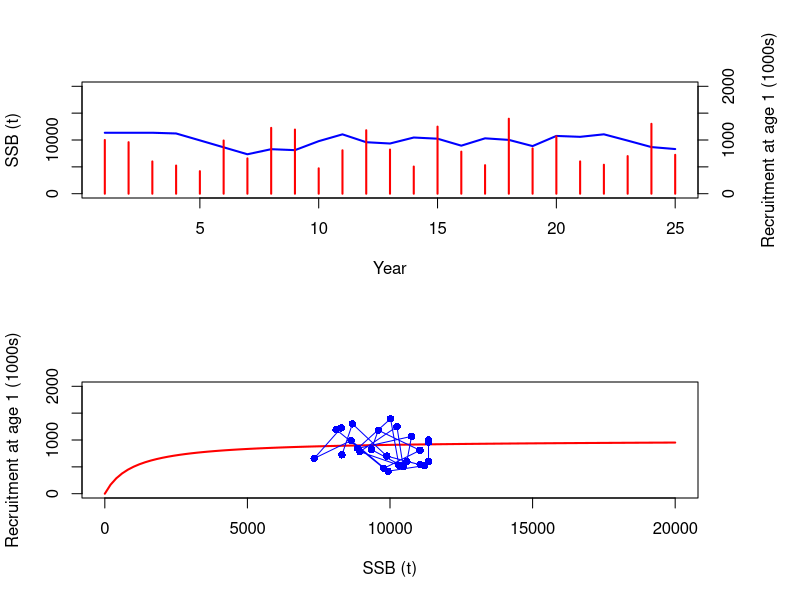

The R source for this figure:
################################################################################
## Functions

AgeModel <- function(Ninit, M, Fmort, mat, w, Amax, Tmax, alpha, beta, v)
{
  N <- matrix(nrow=Amax, ncol=Tmax)
  SSB <- numeric(Tmax)

  ## Year 1
  N[1,1] <- Ninit
  for(a in 1:(Amax-1))
    N[a+1,1] <- N[a,1] * exp(-M[a]-Fmort[a])
  SSB[1] <- sum(N[,1] * mat * w)

  ## Later years
  for(t in 1:(Tmax-1))
  {
    N[1,t+1] <- (alpha*SSB[t]) / (beta+SSB[t]) + v*runif(1,-0.5,0.5)
    for(a in 1:(Amax-1))
      N[a+1,t+1] <- N[a,t] * exp(-M[a]-Fmort[a])
    SSB[t+1] <- sum(N[,t+1] * mat * w)
  }

  list(alpha=alpha, beta=beta, N=N, SSB=SSB, Rec=N[1,])
}

RecPlot <- function(SR, Slim=NULL, Rlim=NULL)
{
  ## SR contains elements SSB, Rec, alpha, beta

  if(is.null(Slim))
    Slim <- c(0, 1.1*max(SR$SSB))
  if(is.null(Rlim))
    Rlim <- c(0, 1.1*max(SR$Rec))

  SSB.curve <- seq(Slim[1], Slim[2], length=100)
  Rec.curve <- (alpha*SSB.curve) / (beta+SSB.curve)

  opar <- par(mfrow=c(2,1), oma=c(0,0,0,3))
  plot(SR$SSB, ylim=Slim, type="l", lwd=2, col="blue",
       xlab="Year", ylab="SSB (t)")
  par(new=TRUE)
  plot(SR$Rec, ylim=Rlim, type="h", lwd=2, col="red",
       ann=FALSE, axes=FALSE)
  axis(4)
  mtext("Recruitment at age 1 (1000s)", side=4, line=3)

  plot(SSB.curve, Rec.curve, xlim=Slim, ylim=Rlim, type="l",
       xlab="SSB (t)", ylab="Recruitment at age 1 (1000s)", lwd=2, col="red")
  points(SR$SSB, SR$Rec, type="o", pch=16, col="blue")
  par(opar)
}

################################################################################
## Simulation

Amax <- 15
Tmax <- 25
Ninit <- 1000
M <- rep(0.2, Amax)
Fmort <- c(0, 0, rep(0.3,Amax-2))
mat <- c(0, 0, rep(1,Amax-2))
w <- 10 * (1-exp(-0.5*((1:Amax)+0.1)))^3
alpha <- 1000
beta <- 1000

pop <- AgeModel(Ninit, M, Fmort, mat, w, Amax, Tmax, alpha, beta, v=1000)
round(t(pop$N))

RecPlot(AgeModel(Ninit, M, Fmort, mat, w, Amax, Tmax, alpha, beta, v=1000),
        Slim=c(0,20000), Rlim=c(0,2000))
